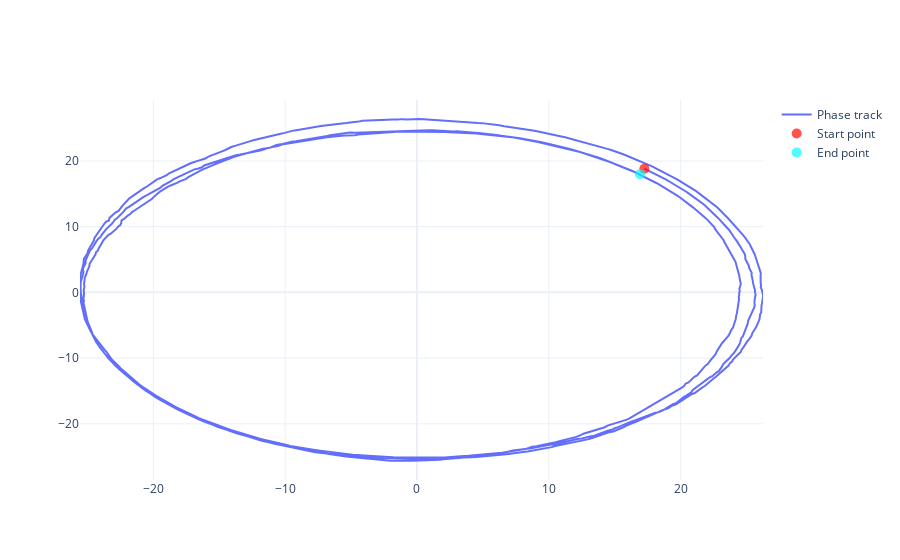

Notebook code cell kept with this figure:
### Code cell
plot_phase_track(track1_test)

### Figure 1 — Plotly figure (JSON) as saved in the notebook; plotly's stock layout.template omitted (floating-point values rounded to 4 significant figures; data arrays with more than 128 entries replaced by an {"elided": "..."} marker saying what was removed)
{"data": [{"mode": "lines", "name": "Phase track", "type": "scatter", "x": {"elided": "1500 float values"}, "y": {"elided": "1500 float values"}}, {"marker": {"color": "rgba(255, 10, 0, .7)", "size": 10}, "mode": "markers", "name": "Start point", "type": "scatter", "x": [17.25], "y": [18.81]}, {"marker": {"color": "rgba(10, 250, 250, .7)", "size": 10}, "mode": "markers", "name": "End point", "type": "scatter", "x": [16.92], "y": [17.96]}], "layout": {}}
